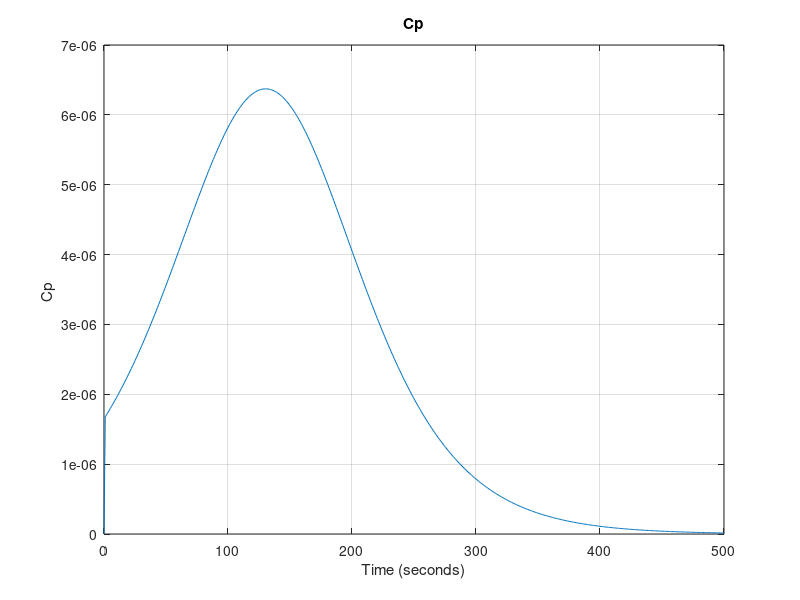
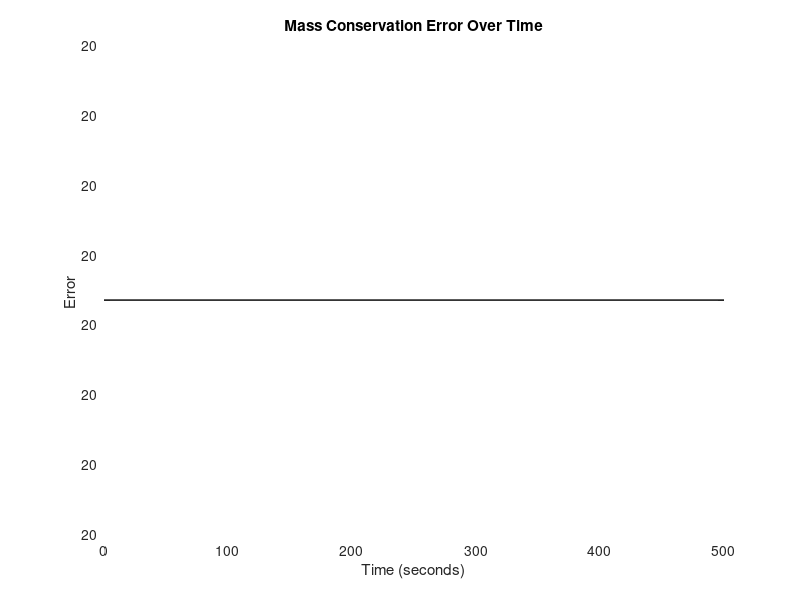
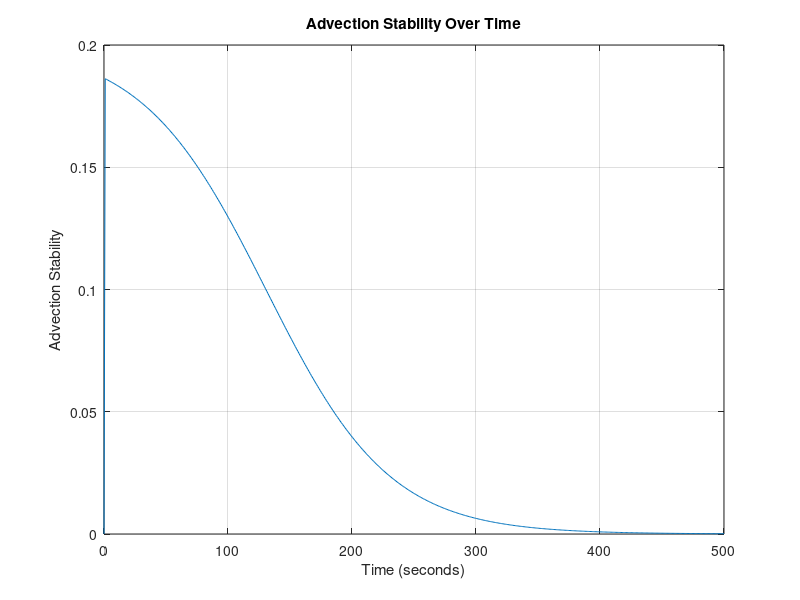
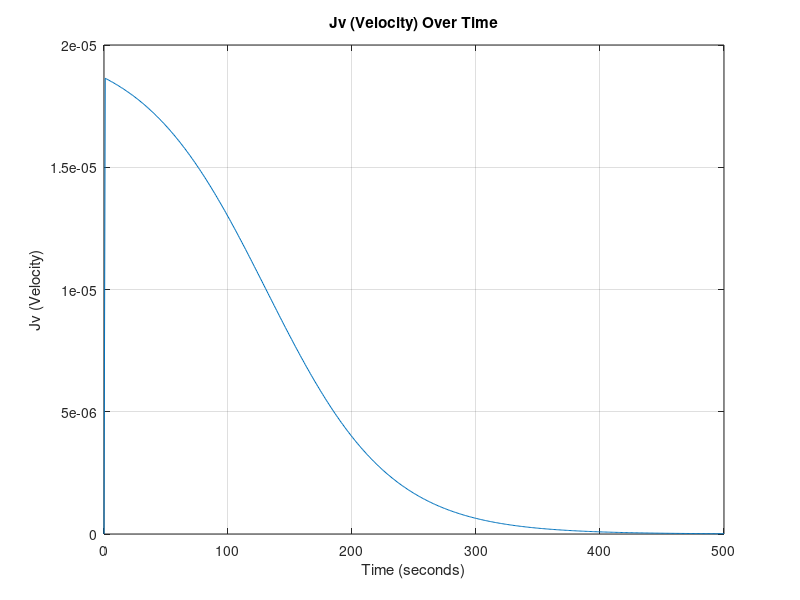

The MATLAB source for these figures, in order: (Note: this script raises an error after producing the figures.)
%__Gruppe 3-Simulering-3.Sem__
clear
close all
clc
%% Inital Parameters
domain_length = 0.1;   % Domain length (meters)
domain_steps = 1000;    % Number of spatial domain_steps points
dx = domain_length / (domain_steps - 1); % Position discretization
 
time_length = 500;      % Time length (seconds)
time_steps = 500;       % Number of time steps
dt = time_length / time_steps; % Temporal discretization

% DEFINED VARIABLES
D = 0; % Diffusivity coefficient H2PO4- in water [m^2 s^-1]
feed_conc = 0.1; % Constant solute concentration at the first cell 0.1 molar [H2PO4-]
TMP = 35; %TMP: Transmembrane Pressure [bar]

area = 0.001; % Area of the membrane surface [m^2]
kw = 5.7311*10^(-7); % Initial water permeability m^3 m^-2 bar^-1 s^-1 
my = 0.8903*10^-9; % Water viscosity [Bar∙s]
Rm = 1/(my*kw); % Rejection of water at the membrane (σ) [m^-1]
PC = 0.5; %Percipitate Advection Coefficient

sig_m = 0.1; % Rejection of ions 

% PHYSICAL CONSTANTS
R= 8.31415*10^-2; % Gasconstant [L^3 Bar mol^-1 K^-1]
T= 273.15+25; %Temperature [K]
 
% Anonymous functions
%Lv = @(time) kw*exp(-kb*time); %Water permeability dependent on Fouling

Mp = @(conc) 0.0011*exp(36.328*conc) + 0.263253; % concentration of udfæld in respect to phosphate increase.
Rf = @(conc) alpha*(Mp(conc)/area); % Rate of fouling
Lv = @(conc) 1/(my*(Rm+Rf(conc))); % Water permeability dependent on fouling


% Create a grid for space and time
x = linspace(0, domain_length, domain_steps);
t = linspace(0, time_length, time_steps);

% Initialize the concentration array AND Initial condition (1D)
C = zeros(domain_steps, time_steps)+0.1; % 0.1 molar [H2PO4] at pH 2.9


%Diffusive Stability
DS = D*dt/dx^2;
fprintf('\n Diffusivity Stability = %f', DS);
if DS>0.5 
   fprintf(2,'\n ERROR: Stabilitetsfejl');
else
    fprintf('\n Stable Diffusion Model !!');
end


%% Time-stepping loop
for j = 2:time_steps
    for i = 1:domain_steps
        LastC = C(domain_steps, j-1);

        C(1, :) = feed_conc; % Set the leftmost boundary to 0.1

        Jv = (kw*(TMP-(1*R*T*(LastC))));  % Volume flux = Jv ,  in terms of osmotic pressure (TMP, R, T, delta_C) and Lv. [m/s]

        % Calculate the second derivative in x direction
        if i == 1 %_Left Cell__
            d2Cdx2 = 0;
            dCdt_advection = 0;

        elseif i == domain_steps %__Membrane Cell___
            % No right neighbor at the last cell and MEMBRANE
            d2Cdx2 = (D * (C(domain_steps - 1, j-1) - C(domain_steps, j-1)) / dx^2) + C(i,j-1)*(sig_m)*Jv/(dx);
        else    %__Normal Cells__
            % Calculate the second derivative normally
            d2Cdx2 = D * (C(i + 1, j-1) - 2 * C(i, j-1) + C(i - 1, j-1)) / dx^2;
            % Apply advection term
            dCdt_advection = -Jv * (C(i, j-1) - C(i-1, j-1)) / dx;
        end
        % Apply the diffusion-advection-(electromigration) equation
        C(i, j) = C(i, j-1) + dt * (d2Cdx2 + dCdt_advection);
        Jv_values3(j) = Jv; % Plot values
        AS(j) = Jv * dt/dx; % Stability plot values
    end
end
%% CONSERVATION ERROR
volprc = dx*area*1000;  % Volume per cell in Liters

Cw = [0,C(domain_steps, :)];
Cw(end) = [];
NCw =[0,C(domain_steps-1, :)];
NCw(end) = [];
Systemdiff = [0, diff(sum(C*volprc,1))]; % Difference in system concentration per dt

inflow =  (feed_conc + (Cw - NCw)).*(-Jv_values3)*(dt/dx)*volprc; % Inflow array
outflow = Cw.* Jv_values3*(dt/dx)*volprc*(1-sig_m); % Out-concentration array 
infoutdiff = (inflow - outflow);
ERROR = (Systemdiff - infoutdiff).*Systemdiff.^(-1); % The mass conservation error


%% 2D Plots

% Plot Mass Conservation Error values over time

figure;
plot(t, outflow);
xlabel('Time (seconds)');
ylabel('Cp ');
title('Cp');
grid on;



% Plot Mass Conservation Error values over time

figure;
plot(t, ERROR);
xlabel('Time (seconds)');
ylabel('Error ');
title('Mass Conservation Error Over Time');
grid on;

% Plot Advection Stability (DS) values over time

figure;
plot(t, AS);
xlabel('Time (seconds)');
ylabel('Advection Stability');
title('Advection Stability Over Time');
grid on;

% Plot Jv values over time
figure;
plot(t, Jv_values3);
xlabel('Time (seconds)');
ylabel('Jv (Velocity)');
title('Jv (Velocity) Over Time');
grid on;
ax = gca;
ax.YAxis.Exponent = -5;

% Define fractions of time steps you want to visualize
time_fraction = [0.001, 0.01, 0.1, 0.25, 0.5, 0.9];  % For example, 0.1 corresponds to 10% of time steps

% Calculate the corresponding time indices
time_instances = round(time_fraction * time_steps);

% Create a figure for the first plot
figure;
hold on;

% Plot concentration at specific time instances
for i = 1:length(time_instances)
    time_index = time_instances(i);
    plot(x, C(:, time_index));
end

xlabel('Position (meter)');
ylabel('Koncentration (M)');
title('Koncentration over Position ved Forskellige Tidsfraktioner');
xlim([0.0975, domain_length]);
ylim([0.1, 0.118]);

% Add a legend for clarity
legend(arrayfun(@(f) ['t=', num2str(f)], time_fraction, 'UniformOutput', false));

grid on;
hold off;


%% 3D Plot

% Create a 3D surface plot to visualize concentration over time and position
[T, X] = meshgrid(t, x);
figure;
h = surf(X, T, C); % Transpose removed here
xlabel('Position (meter)');
ylabel('Tid (sekunder)');
zlabel('Koncentration (M)');
title('Koncentration Over Tid og Position');

% Set axis limits to start at the origin
xlim([0, domain_length]);
ylim([0, time_length]);

set(h,'LineStyle','none')
colormap(jet)
clim([0.1 0.12])

%%
save('step3jv', 'Jv_values3')



